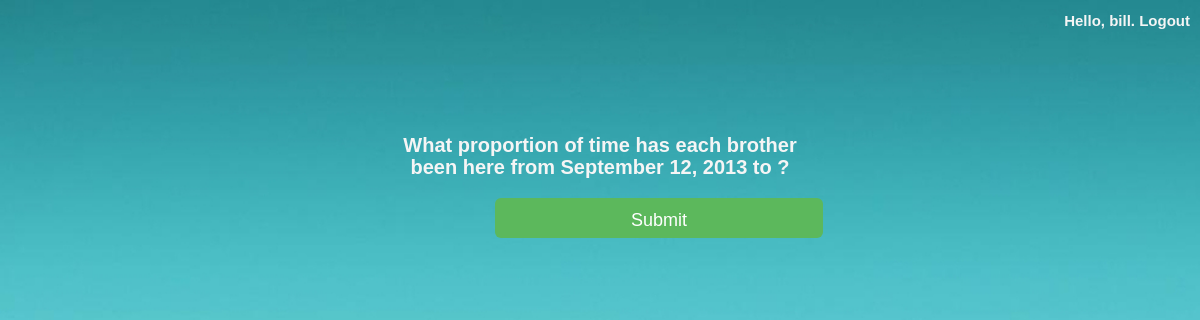
Page /create-house-account/ (signed in) on the earlier database version.
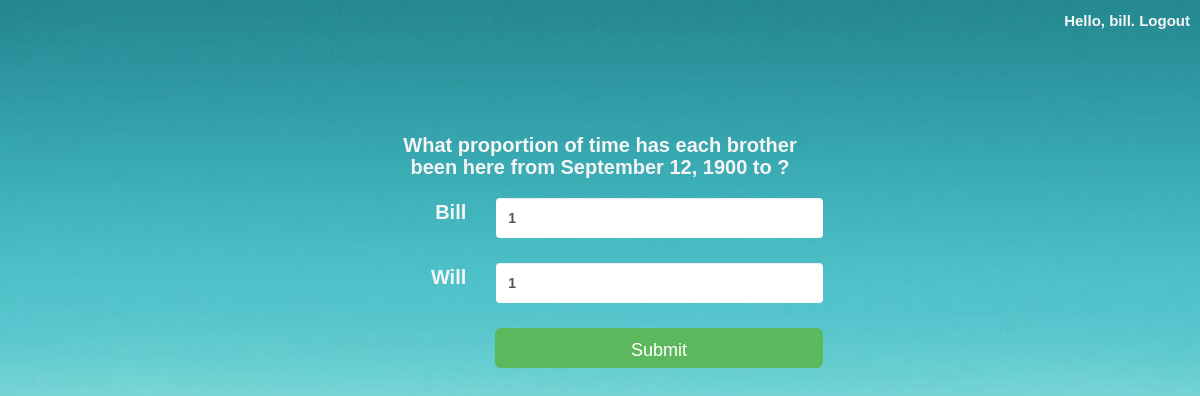
Same page on the later database version.
### brothers/models.py (models this page shows, shortened)
class HouseAccount(models.Model):
  date_created = models.DateTimeField('date created')

class Brother(models.Model):
  user = models.ForeignKey(User, unique=True)
  name = models.CharField(max_length=100)
  created_date = models.DateTimeField('date created')
  def __unicode__(self):
    return self.name

### houseaccount/views.py (the view)
# urls.py: url(r'^create-house-account/', 'houseaccount.views.create_house_account'),
def create_house_account(request):
  template = loader.get_template('create-house-account.html')
  startdate = _get_first_date().strftime('%B %d, %Y')
  context = RequestContext(request, {'startdate':startdate if startdate else enddate,
                                    'brothers':Brother.objects.all()})
  return HttpResponse(template.render(context))

### houseaccount/views.py (called while the page is built)
def _get_first_date():
  accounts = HouseAccount.objects.order_by('-date_created')
  if accounts:
    return accounts[0].date_created
  payments = Payment.objects.filter(houseaccount=None).order_by('-date_created')
  if payments:
    return payments[0].date_entered
  else:
    return timezone.now()

### templates/create-house-account.html (shortened to what this page needs)
{% if user.is_authenticated %}
  <!DOCTYPE html PUBLIC "-//W3C//DTD XHTML 1.0 Transitional//EN" "http://www.w3.org/TR/xhtml1/DTD/xhtml1-transitional.dtd">
  <html xmlns="http://www.w3.org/1999/xhtml" xml:lang="en" lang="en">
  <head>
    <link rel="stylesheet" href="http://netdna.bootstrapcdn.com/bootstrap/3.0.0/css/bootstrap.min.css">
  </head>
  <body>
    <span class="info">Hello, {{ user.username }}. <a href="/logout">Logout</a></span>
    <div class="container">
      <div id="welcome" class="col-md-5">
        <h1><span id="subtitle">What proportion of time has each brother been here from {{ startdate }} to {{ enddate }}?</span></h1>
        <form class="form-horizontal" action="/submit-house-account/" method="post" role="form">
          {% for brother in brothers %}
            <div class="form-group">
              <label for="{{brother}}" class="col-lg-3 control-label">{{brother}}</label>
              <div class="col-lg-9">
                <input type="text" class="form-control" id="{{brother}}" placeholder="Number from 0 to 1" value="1" data-toggle="tooltip" data-original-title="Number from 0 to 1" data-placement="right" data-trigger="focus">
              </div>
            </div>
          {% endfor %}
          <input id="submit" name="payment" class="btn btn-success btn-lg" type="submit" value="Submit" data-toggle="tooltip" data-original-title="{{ state }}" data-placement="left" data-trigger="" />
        </form>
      </div>
    </div>
  </body>
  </html>
{% endif %}

Differences in the rows shown:
now on this page (row edited): HouseAccount: date_created "September 12, 1900"
added Brother: name "Bill"
added Brother: name "Will"
Other differences:
{{ startdate }}: "September 12, 2013" → (not shown)
